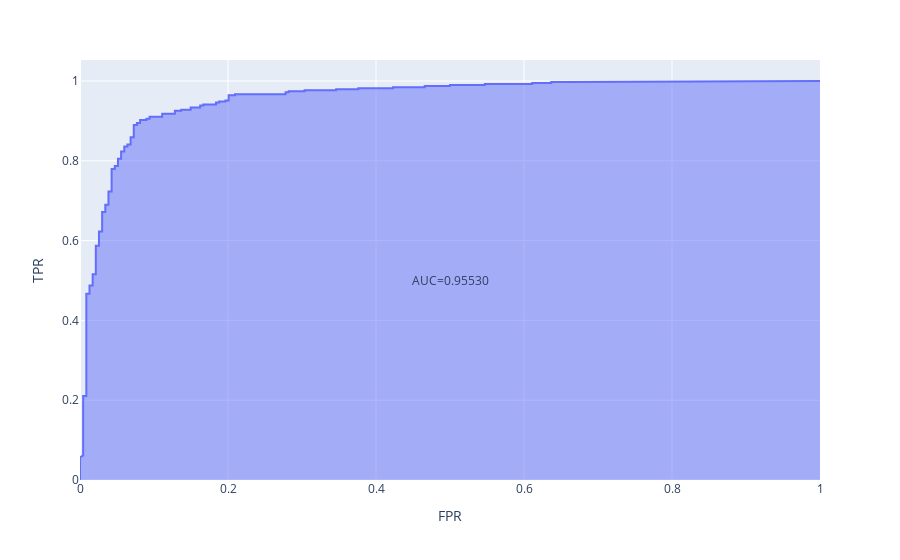

Notebook code cell kept with this figure:
### Code cell
fpr, tpr, thresholds = roc_curve(y_true, y_pred)
roc_df = pd.DataFrame({
    'FPR': fpr,
    'TPR': tpr,
    'Thresholds': thresholds
})
    
fig = px.area(roc_df, x = 'FPR', y = 'TPR', hover_data=['Thresholds'])
auc_score = roc_auc_score(y_true, y_pred)
fig.add_annotation(x=0.5, y=0.5, text=f'AUC={auc_score:.5f}', showarrow=False)
fig.show()
